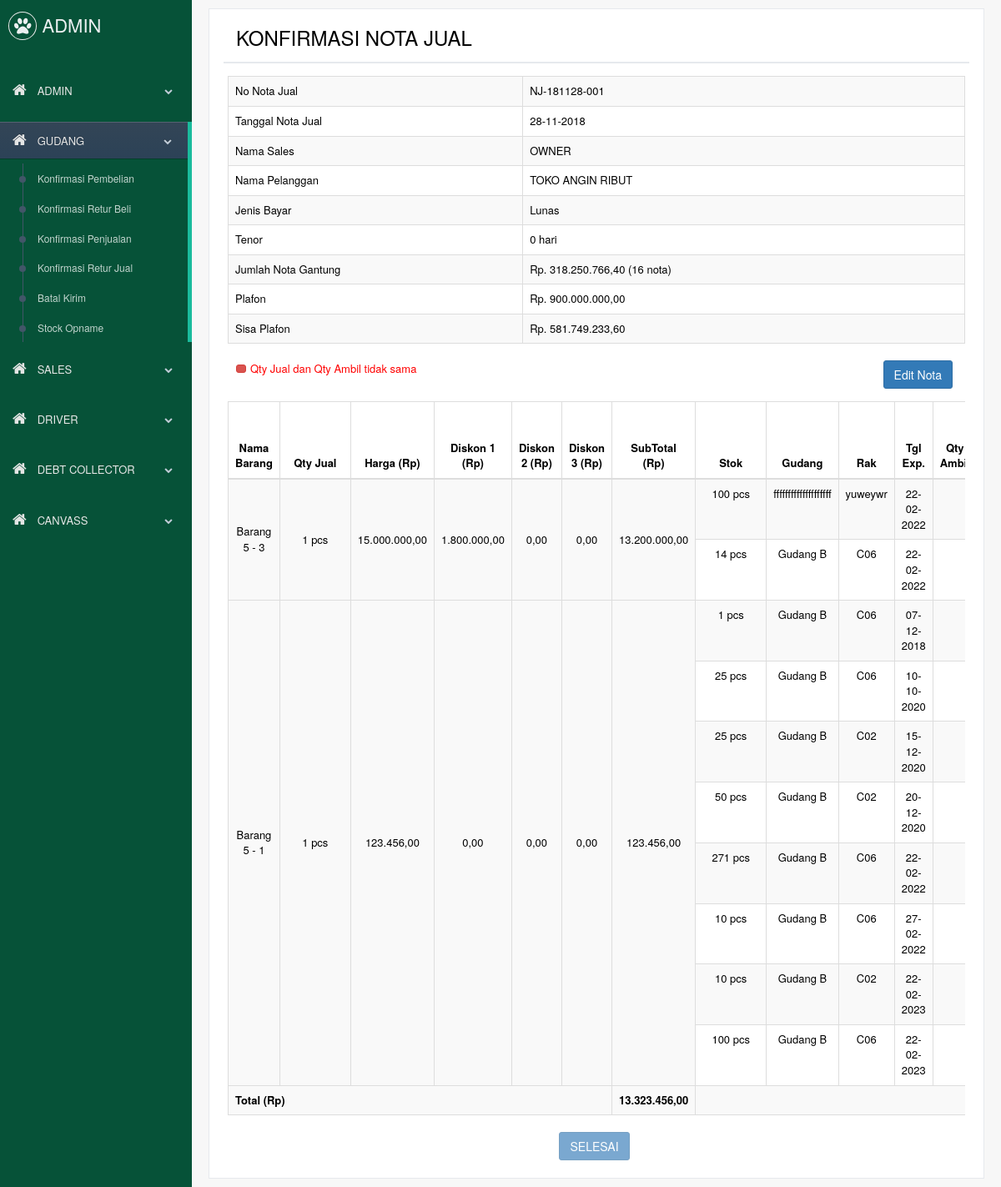
/mobile/index.php?page=gudang&mode=konfirm_jual_2&id=10 (signed in), run on the app's committed database.
### tables this page shows
CREATE TABLE `jual` (
  `id_jual` int(11) NOT NULL,
  `tgl_nota` date NOT NULL,
  `invoice` varchar(15) NOT NULL,
  `id_pelanggan` int(11) NOT NULL,
  `id_karyawan` int(11) NOT NULL,
  `jenis_bayar` enum('Lunas','Kredit') DEFAULT NULL,
  `tenor` int(5) DEFAULT '0',
  `status_konfirm` tinyint(1) NOT NULL DEFAULT '0',
  `cetak` tinyint(1) DEFAULT '0',
  `tgl_cetak` date DEFAULT NULL,
  `diskon_all_persen` double DEFAULT NULL,
  `ppn_all_persen` double NOT NULL
);

CREATE TABLE `karyawan` (
  `id_karyawan` int(11) NOT NULL,
  `nama_karyawan` varchar(50) NOT NULL,
  `barcode` varchar(10) NOT NULL,
  `ktp` varchar(17) NOT NULL,
  `no_hp` varchar(14) NOT NULL,
  `id_jabatan` int(11) NOT NULL,
  `gaji` float NOT NULL,
  `harian` float NOT NULL,
  `lembur` float NOT NULL,
  `status` tinyint(1) NOT NULL
);

CREATE TABLE `pelanggan` (
  `id_pelanggan` int(11) NOT NULL,
  `nama_pelanggan` varchar(50) NOT NULL,
  `alamat` varchar(100) NOT NULL,
  `lat` varchar(50) DEFAULT NULL,
  `lng` varchar(50) DEFAULT NULL,
  `telepon_pelanggan` varchar(20) NOT NULL,
  `kontakperson` varchar(30) DEFAULT NULL,
  `telepon_kontak` varchar(20) DEFAULT NULL,
  `plafon` double NOT NULL,
  `barcode` varchar(20) NOT NULL,
  `status` tinyint(1) NOT NULL,
  `blacklist` tinyint(1) NOT NULL
);

CREATE TABLE `jual_detail` (
  `id_jual_detail` bigint(20) NOT NULL,
  `id_jual` int(11) NOT NULL,
  `id_harga_jual` int(11) NOT NULL,
  `qty` int(11) NOT NULL,
  `harga` double NOT NULL,
  `diskon_persen` double DEFAULT NULL,
  `diskon_rp` double DEFAULT NULL,
  `diskon_persen_2` double DEFAULT NULL,
  `diskon_rp_2` double DEFAULT NULL,
  `diskon_persen_3` double DEFAULT NULL,
  `diskon_rp_3` double DEFAULT NULL
);

CREATE TABLE `barang` (
  `id_barang` int(11) NOT NULL,
  `kode_barang` varchar(10) NOT NULL,
  `barcode` varchar(30) NOT NULL,
  `nama_barang` varchar(100) NOT NULL,
  `id_satuan` int(11) NOT NULL,
  `no_ijin` varchar(25) NOT NULL,
  `min_order` int(10) NOT NULL,
  `stok_minimal` int(11) NOT NULL,
  `status` tinyint(1) NOT NULL DEFAULT '0',
  `tampil` tinyint(1) NOT NULL
);

CREATE TABLE `satuan` (
  `id_satuan` int(11) NOT NULL,
  `nama_satuan` varchar(10) NOT NULL
);

CREATE TABLE `barang_supplier` (
  `id_barang_supplier` int(11) NOT NULL,
  `id_barang` int(11) DEFAULT NULL,
  `id_supplier` int(11) DEFAULT NULL
);

CREATE TABLE `gudang` (
  `id_gudang` int(11) NOT NULL,
  `nama_gudang` varchar(20) DEFAULT NULL
);

CREATE TABLE `rak` (
  `id_rak` int(11) NOT NULL,
  `id_gudang` int(11) NOT NULL,
  `nama_rak` varchar(20) NOT NULL
);

CREATE TABLE `barang_masuk_rak` (
  `id_barang_masuk_rak` bigint(20) NOT NULL,
  `id_barang_masuk` bigint(20) NOT NULL,
  `qty_di_rak` int(11) NOT NULL,
  `id_rak` int(11) NOT NULL,
  `expire` date NOT NULL,
  `stok` int(11) NOT NULL
);

### mobile/assets/inc/publicfunc.php (called while the page is built, shortened)
<?php
function format_uang($uang) {
	return number_format($uang, 2, ",", ".");
}
function format_angka($angka) {
	return number_format($angka, 0, ",", ".");
}
?>

### mobile/assets/page/gudang/konfirm_jual_2.php (the view, shortened to what this page needs)
<?php
	$sql=mysqli_query($con, "SELECT *
FROM
    jual
    INNER JOIN pelanggan
        ON (jual.id_pelanggan = pelanggan.id_pelanggan)
    INNER JOIN karyawan
        ON (jual.id_karyawan = karyawan.id_karyawan)
	WHERE id_jual=$id");
	$row=mysqli_fetch_array($sql);
	$no_nota=$row['invoice'];
	$tgl_nota=$row['tgl_nota'];
	$nama_pelanggan=$row['nama_pelanggan'];
	$nama_karyawan=$row['nama_karyawan'];
	$jenis_bayar=$row['jenis_bayar'];
	$tenor=$row['tenor'];
	$plafon=$row['plafon'];
	$selesai=false;
	$sql3=mysqli_query($con, "SELECT SUM(qty*(harga-diskon_rp-diskon_rp_2-diskon_rp_3)) AS jumlah_nota
FROM
    jual
    INNER JOIN jual_detail
        ON (jual.id_jual = jual_detail.id_jual)
WHERE jual.id_pelanggan=" .$row['id_pelanggan']);
$row3=mysqli_fetch_array($sql3);
$jumlah_nota=$row3['jumlah_nota'];
		$sql3=mysqli_query($con, "SELECT SUM(jumlah) AS jumlah_bayar
FROM
    bayar_nota_jual
    INNER JOIN jual
        ON (bayar_nota_jual.no_nota_jual = jual.invoice)
WHERE jual.id_pelanggan=" .$row['id_pelanggan']);
$row3=mysqli_fetch_array($sql3);
$jumlah_gantung=$jumlah_nota-$row3['jumlah_bayar'];
$sql4=mysqli_query($con, "SELECT * FROM jual WHERE invoice NOT IN (SELECT no_nota_jual FROM bayar_nota_jual WHERE STATUS=1) AND id_pelanggan=" .$row['id_pelanggan']);
$jml_nota=format_angka(mysqli_num_rows($sql4));
($plafon-$jumlah_gantung>0 ? $style="color: black;" : $style="color:red;");
?>
<div class="right_col loading" role="main">
	<div class="">
		<div class="row">
			<div class="col-md-12 col-sm-12 col-xs-12">
				<div class="x_panel">
					<div class="x_title">
						<div class="col-md-6">
							<h3>KONFIRMASI NOTA JUAL</h3>
						</div>
						<div class="clearfix"></div>
					</div>
					<div class="x_content">
						<table class="table table-bordered table-striped">
						<tbody>
<?php
	echo '					<tr><td width="40%">No Nota Jual</td><td>' .$no_nota. '</td></tr>
							<tr><td width="40%">Tanggal Nota Jual</td><td>' .date("d-m-Y", strtotime($tgl_nota)). '</td></tr>
							<tr><td width="40%">Nama Sales</td><td>' .$nama_karyawan. '</td></tr>
							<tr><td width="40%">Nama Pelanggan</td><td>' .$nama_pelanggan. '</td></tr>
							<tr><td width="40%">Jenis Bayar</td><td>' .$jenis_bayar. '</td></tr>
							<tr><td width="40%">Tenor</td><td>' .$tenor. ' hari</td></tr>
							<tr><td width="40%">Jumlah Nota Gantung</td><td>Rp. ' .format_uang($jumlah_gantung). ' (' .$jml_nota. ' nota)</td></tr>
							<tr><td width="40%">Plafon</td><td>Rp. ' .format_uang($plafon). '</td></tr>
							<tr><td width="40%">Sisa Plafon</td><td style="' .$style. '">Rp. ' .format_uang($plafon-$jumlah_gantung). '</td></tr>';
?>
						</tbody>
						</table>
						<div class="col-xs-6">
							<a class="btn btn-danger btn-xs" style="width:10px;height:10px">&nbsp;</a><font color="red">Qty Jual dan Qty Ambil tidak sama</font>
						</div>
						<div class="col-xs-6">
							<p align="right"><a href="?page=gudang&mode=edit_jual_detail&id=<?php echo $id ?>" class="btn btn-primary">Edit Nota</a></p>
						</div>
						<div class="clearfix"></div>
						<div class="table-responsive">
						<table class="table table-bordered table-striped" style="width: 1500px;">
							<thead>
								<tr>
									<th>Nama Barang</th>
									<th>Qty Jual</th>
									<th>Harga (Rp)</th>
									<th>Diskon 1 (Rp)</th>
									<th>Diskon 2 (Rp)</th>
									<th>Diskon 3 (Rp)</th>
									<th>SubTotal (Rp)</th>
									<th>Stok</th>
									<th>Gudang</th>
									<th>Rak</th>
									<th>Tgl Exp.</th>
									<th>Qty Ambil</th>
								</tr>
							</thead>
							<tbody>
<?php
	$sql=mysqli_query($con, "SELECT *
FROM
    jual_detail
    INNER JOIN harga_jual
        ON (jual_detail.id_harga_jual = harga_jual.id_harga_jual)
    INNER JOIN barang_supplier
        ON (harga_jual.id_barang_supplier = barang_supplier.id_barang_supplier)
    INNER JOIN barang
        ON (barang_supplier.id_barang = barang.id_barang)
	INNER JOIN satuan
        ON (barang.id_satuan = satuan.id_satuan)
WHERE id_jual=$id AND barang.status=1");
$total=0;$total_=0;
	while ($row=mysqli_fetch_array($sql)){
	$sql4=mysqli_query($con, "SELECT SUM(qty_ambil) AS qty_ambil
		FROM
			nota_siap_kirim
			INNER JOIN nota_siap_kirim_detail
				ON (nota_siap_kirim.id_nota_siap_kirim = nota_siap_kirim_detail.id_nota_siap_kirim)
		WHERE id_jual_detail=" .$row['id_jual_detail']. "");
	$row4=mysqli_fetch_array($sql4);
	$total_ambil=$row4['qty_ambil'];
	($total_ambil!=$row['qty'] ? $color="color:red" : $color="");
	if($row['diskon_rp'] < 0 || $row['diskon_rp_2'] < 0 || $row['diskon_rp_3'] < 0) {
		$color="color: red;";
	}else{
		$color="color:black";
	}
	$sql2=mysqli_query($con, "SELECT *, SUM(stok) as stok
FROM
    barang_supplier
    INNER JOIN barang
        ON (barang_supplier.id_barang = barang.id_barang)
    INNER JOIN beli_detail
        ON (beli_detail.id_barang_supplier = barang_supplier.id_barang_supplier)
    INNER JOIN barang_masuk
        ON (barang_masuk.id_beli_detail = beli_detail.id_beli_detail)
    INNER JOIN barang_masuk_rak
        ON (barang_masuk_rak.id_barang_masuk = barang_masuk.id_barang_masuk)
    INNER JOIN rak
        ON (barang_masuk_rak.id_rak = rak.id_rak)
    INNER JOIN gudang
        ON (rak.id_gudang = gudang.id_gudang)
WHERE barang.id_barang=" .$row['id_barang']. " AND barang.status=1 AND stok>0
GROUP BY barang_masuk_rak.id_rak, barang_masuk_rak.expire
ORDER BY expire, nama_gudang, nama_rak, tgl_datang");
	(mysqli_num_rows($sql2)==0 ? $n=1 : $n=mysqli_num_rows($sql2));
	$total+=($row['harga']-$row['diskon_rp']-$row['diskon_rp_2']-$row['diskon_rp_3'])*$row['qty'];
	echo '<tr>
				<td style="vertical-align:middle;text-align:center;' .$color. '" rowspan="' .$n. '">' .$row['nama_barang']. '</td>
				<td style="vertical-align:middle;text-align:center;min-width:85px;' .$color. '" rowspan="' .$n. '">' .$row['qty']. ' ' .$row['nama_satuan']. '</td>
				<td style="vertical-align:middle;text-align:center;' .$color. '" rowspan="' .$n. '">' .format_uang($row['harga']). '</td>
				<td style="vertical-align:middle;text-align:center;' .$color. '" rowspan="' .$n. '">' .format_uang($row['diskon_rp']). '</td>
				<td style="vertical-align:middle;text-align:center;' .$color. '" rowspan="' .$n. '">' .format_uang($row['diskon_rp_2']). '</td>
				<td style="vertical-align:middle;text-align:center;' .$color. '" rowspan="' .$n. '">' .format_uang($row['diskon_rp_3']). '</td>
				<td style="vertical-align:middle;text-align:center;' .$color. '" rowspan="' .$n. '">' .format_uang(($row['harga']-$row['diskon_rp']-$row['diskon_rp_2']-$row['diskon_rp_3'])*$row['qty']). '</td>';
	while ($row2=mysqli_fetch_array($sql2)){
		$sql3=mysqli_query($con, "SELECT id_nota_siap_kirim_detail, SUM(qty_ambil) AS qty_ambil
		FROM
			nota_siap_kirim
			INNER JOIN nota_siap_kirim_detail
				ON (nota_siap_kirim.id_nota_siap_kirim = nota_siap_kirim_detail.id_nota_siap_kirim)
		WHERE id_jual_detail=" .$row['id_jual_detail']. " AND id_rak=" .$row2['id_rak']. " AND expire='" .$row2['expire']. "'");
		$row3=mysqli_fetch_array($sql3);
		echo '		<td align="center" style="min-width:85px;' .$color. '">' .$row2['stok']. ' ' .$row['nama_satuan']. '</td>
					<td align="center" style="' .$color. '">' .$row2['nama_gudang']. '</td>
					<td align="center" style="' .$color. '">' .$row2['nama_rak']. '</td>
					<td align="center" style="' .$color. '">' .date("d-m-Y",strtotime($row2['expire'])). '</td>';
		if ($row3['qty_ambil']==''){
				echo '		<td></td>
							<td></td>';
		}
echo '		</tr>';
	}
}
echo '<tr>
		<td colspan="6"><b>Total (Rp)</b></td>
		<td align="center"><b>' .format_uang($total). '</b></td>
		<td colspan="5"></td>
		<td align="center"><b>' .format_uang($total_). '</b></td>
		<td></td>
	</tr>';
?>
							</tbody>
						</table>
						</div>
						<form method="post">
						<?php
						echo '<center><input type="submit" class="btn btn-primary" value="SELESAI" ' .($selesai ? '' : 'disabled'). '></center>';
						?>
						</form>
					</div>
				</div>
			</div>
		</div>
	</div>
</div>

### mobile/css/shop.css (style rules this page uses)
a { color: #000000; }
thead, th { text-align: center; }

### data on the page
jual: invoice "NJ-181128-001", tgl_nota "28-11-2018", id_karyawan.nama_karyawan "OWNER", id_pelanggan.nama_pelanggan "TOKO ANGIN RIBUT", jenis_bayar "Lunas", tenor "0", id_pelanggan.plafon "900.000.000,00"
jual_detail: barang.nama_barang "Barang 5 - 3", qty "1", satuan.nama_satuan "pcs", harga "15.000.000,00", diskon_rp "1.800.000,00", diskon_rp_2 "0,00", diskon_rp_3 "0,00", harga+diskon_rp+diskon_rp_2 "13.200.000,00"
barang_supplier: stok "100", gudang.nama_gudang "ffffffffffffffffffff", rak.nama_rak "yuweywr", barang_masuk_rak.expire "22-02-2022", stok "14", gudang.nama_gudang "Gudang B", rak.nama_rak "C06"
satuan: nama_satuan "pcs"
jual_detail: barang.nama_barang "Barang 5 - 1", qty "1", satuan.nama_satuan "pcs", harga "123.456,00", diskon_rp "0,00", diskon_rp_2 "0,00", diskon_rp_3 "0,00", harga+diskon_rp+diskon_rp_2 "123.456,00"
barang_supplier: stok "1", gudang.nama_gudang "Gudang B", rak.nama_rak "C06", barang_masuk_rak.expire "07-12-2018", stok "25", barang_masuk_rak.expire "10-10-2020", rak.nama_rak "C02", barang_masuk_rak.expire "15-12-2020", stok "50", barang_masuk_rak.expire "20-12-2020", stok "271", barang_masuk_rak.expire "22-02-2022", stok "10", barang_masuk_rak.expire "27-02-2022", barang_masuk_rak.expire "22-02-2023", stok "100"

### other printed values
format_uang($jumlah_gantung) "318.250.766,40"
$jml_nota "16"
format_uang($plafon-$jumlah_gantung) "581.749.233,60"
format_uang($total) "13.323.456,00"
